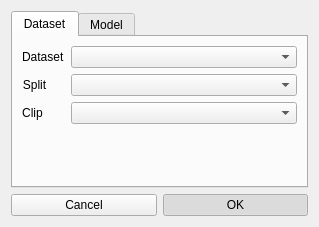
<?xml version="1.0" encoding="UTF-8"?>
<ui version="4.0">
 <class>Dialog</class>
 <widget class="QDialog" name="Dialog">
  <property name="geometry">
   <rect>
    <x>0</x>
    <y>0</y>
    <width>319</width>
    <height>227</height>
   </rect>
  </property>
  <property name="windowTitle">
   <string>Dataset Settings</string>
  </property>
  <property name="autoFillBackground">
   <bool>true</bool>
  </property>
  <property name="styleSheet">
   <string notr="true"/>
  </property>
  <layout class="QVBoxLayout" name="verticalLayout">
   <item>
    <widget class="QTabWidget" name="tabWidget">
     <property name="autoFillBackground">
      <bool>false</bool>
     </property>
     <property name="styleSheet">
      <string notr="true"/>
     </property>
     <property name="currentIndex">
      <number>0</number>
     </property>
     <widget class="QWidget" name="tab_dataset">
      <property name="styleSheet">
       <string notr="true"/>
      </property>
      <attribute name="title">
       <string>Dataset</string>
      </attribute>
      <layout class="QFormLayout" name="formLayout">
       <item row="0" column="0">
        <widget class="QLabel" name="label">
         <property name="text">
          <string>Dataset</string>
         </property>
        </widget>
       </item>
       <item row="0" column="1">
        <widget class="QComboBox" name="comboBox_Dataset">
         <property name="minimumSize">
          <size>
           <width>200</width>
           <height>0</height>
          </size>
         </property>
        </widget>
       </item>
       <item row="1" column="0">
        <widget class="QLabel" name="label_4">
         <property name="text">
          <string>Split</string>
         </property>
         <property name="alignment">
          <set>Qt::AlignmentFlag::AlignCenter</set>
         </property>
         <property name="indent">
          <number>0</number>
         </property>
        </widget>
       </item>
       <item row="1" column="1">
        <widget class="QComboBox" name="comboBox_Split">
         <property name="minimumSize">
          <size>
           <width>200</width>
           <height>0</height>
          </size>
         </property>
        </widget>
       </item>
       <item row="2" column="0">
        <widget class="QLabel" name="label_5">
         <property name="text">
          <string>Clip</string>
         </property>
         <property name="alignment">
          <set>Qt::AlignmentFlag::AlignCenter</set>
         </property>
         <property name="indent">
          <number>0</number>
         </property>
        </widget>
       </item>
       <item row="2" column="1">
        <widget class="QComboBox" name="comboBox_Clip">
         <property name="minimumSize">
          <size>
           <width>200</width>
           <height>0</height>
          </size>
         </property>
        </widget>
       </item>
      </layout>
     </widget>
     <widget class="QWidget" name="tab_model">
      <attribute name="title">
       <string>Model</string>
      </attribute>
      <layout class="QFormLayout" name="formLayout_2">
       <item row="0" column="0">
        <widget class="QLabel" name="label_2">
         <property name="text">
          <string>Path</string>
         </property>
        </widget>
       </item>
       <item row="0" column="1">
        <layout class="QHBoxLayout" name="horizontalLayout">
         <item>
          <widget class="QLineEdit" name="lineEdit_modelpath"/>
         </item>
         <item>
          <widget class="QPushButton" name="pushButton_browsemodel">
           <property name="text">
            <string>...</string>
           </property>
          </widget>
         </item>
        </layout>
       </item>
      </layout>
     </widget>
    </widget>
   </item>
   <item>
    <layout class="QGridLayout" name="gridLayout">
     <item row="0" column="1">
      <widget class="QPushButton" name="pushButton_ok">
       <property name="text">
        <string>OK</string>
       </property>
       <property name="checkable">
        <bool>true</bool>
       </property>
       <property name="checked">
        <bool>true</bool>
       </property>
      </widget>
     </item>
     <item row="0" column="0">
      <widget class="QPushButton" name="pushButton_cancel">
       <property name="text">
        <string>Cancel</string>
       </property>
      </widget>
     </item>
    </layout>
   </item>
  </layout>
 </widget>
 <resources/>
 <connections/>
</ui>
